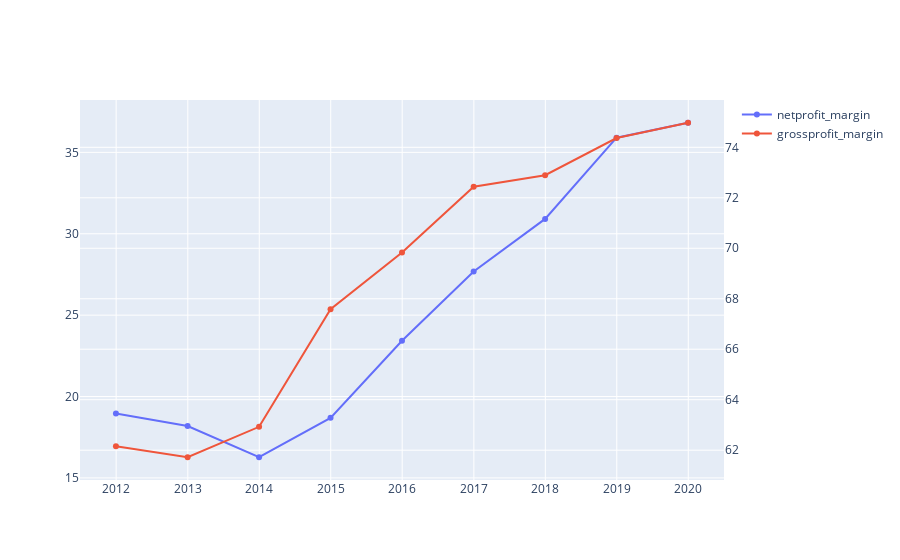

Notebook source saved alongside this figure:
### Markdown cell above
## 净利率 & 毛利率

### Code cell
fig = go.Figure()
fig.add_trace(go.Scatter(x=data_df.index, y=data_df.netprofit_margin,name='netprofit_margin'))
fig.add_trace(go.Scatter(x=data_df.index, y=data_df.grossprofit_margin,name='grossprofit_margin', yaxis='y2'))
fig.update_layout(yaxis2=dict(anchor='x', overlaying='y', side='right')#设置坐标轴的格式，一般次坐标轴在右侧
)
fig.show()

### Figure 1 — Plotly figure (JSON) as saved in the notebook; plotly's stock layout.template omitted (floating-point values rounded to 4 significant figures)
{"data": [{"name": "netprofit_margin", "type": "scatter", "x": ["2011-12-31", "2012-12-31", "2013-12-31", "2014-12-31", "2015-12-31", "2016-12-31", "2017-12-31", "2018-12-31", "2019-12-31"], "y": [18.96, 18.19, 16.27, 18.69, 23.43, 27.68, 30.91, 35.9, 36.82]}, {"name": "grossprofit_margin", "type": "scatter", "x": ["2011-12-31", "2012-12-31", "2013-12-31", "2014-12-31", "2015-12-31", "2016-12-31", "2017-12-31", "2018-12-31", "2019-12-31"], "y": [62.15, 61.72, 62.93, 67.59, 69.83, 72.44, 72.9, 74.37, 74.97], "yaxis": "y2"}], "layout": {"yaxis2": {"anchor": "x", "overlaying": "y", "side": "right"}}}
